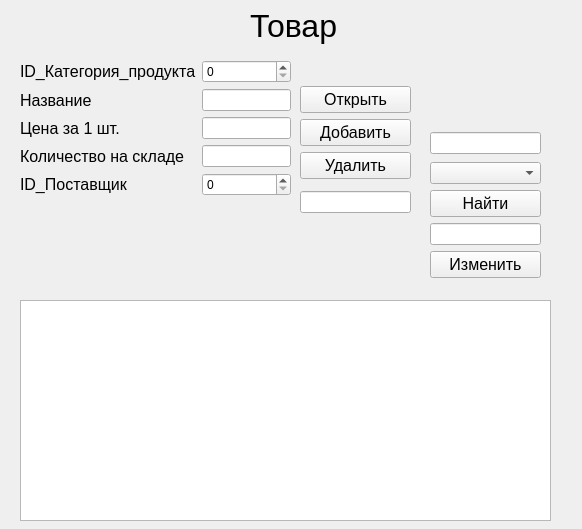
<?xml version="1.0" encoding="UTF-8"?>
<ui version="4.0">
 <class>Tovar</class>
 <widget class="QWidget" name="Tovar">
  <property name="geometry">
   <rect>
    <x>0</x>
    <y>0</y>
    <width>582</width>
    <height>529</height>
   </rect>
  </property>
  <property name="windowTitle">
   <string>Form</string>
  </property>
  <widget class="QTableWidget" name="twTovari">
   <property name="geometry">
    <rect>
     <x>20</x>
     <y>300</y>
     <width>531</width>
     <height>221</height>
    </rect>
   </property>
  </widget>
  <widget class="QWidget" name="layoutWidget">
   <property name="geometry">
    <rect>
     <x>20</x>
     <y>60</y>
     <width>271</width>
     <height>229</height>
    </rect>
   </property>
   <layout class="QFormLayout" name="formLayout">
    <item row="2" column="0">
     <widget class="QLabel" name="label">
      <property name="font">
       <font>
        <pointsize>12</pointsize>
       </font>
      </property>
      <property name="text">
       <string>ID_Категория_продукта</string>
      </property>
     </widget>
    </item>
    <item row="2" column="1">
     <widget class="QSpinBox" name="spProduct"/>
    </item>
    <item row="3" column="1">
     <widget class="QLineEdit" name="lineName"/>
    </item>
    <item row="4" column="0">
     <widget class="QLabel" name="label_3">
      <property name="font">
       <font>
        <pointsize>12</pointsize>
       </font>
      </property>
      <property name="text">
       <string>Цена за 1 шт.</string>
      </property>
     </widget>
    </item>
    <item row="4" column="1">
     <widget class="QLineEdit" name="linePrice"/>
    </item>
    <item row="5" column="1">
     <widget class="QLineEdit" name="lineSclad"/>
    </item>
    <item row="6" column="0">
     <widget class="QLabel" name="label_5">
      <property name="font">
       <font>
        <pointsize>12</pointsize>
       </font>
      </property>
      <property name="text">
       <string>ID_Поставщик</string>
      </property>
     </widget>
    </item>
    <item row="6" column="1">
     <widget class="QSpinBox" name="spPostavshik"/>
    </item>
    <item row="5" column="0">
     <widget class="QLabel" name="label_2">
      <property name="font">
       <font>
        <pointsize>12</pointsize>
       </font>
      </property>
      <property name="text">
       <string>Количество на складе</string>
      </property>
     </widget>
    </item>
    <item row="3" column="0">
     <widget class="QLabel" name="label_4">
      <property name="font">
       <font>
        <pointsize>12</pointsize>
       </font>
      </property>
      <property name="text">
       <string>Название</string>
      </property>
     </widget>
    </item>
   </layout>
  </widget>
  <widget class="QWidget" name="layoutWidget_2">
   <property name="geometry">
    <rect>
     <x>430</x>
     <y>130</y>
     <width>111</width>
     <height>152</height>
    </rect>
   </property>
   <layout class="QVBoxLayout" name="verticalLayout_4">
    <item>
     <widget class="QLineEdit" name="lineFind"/>
    </item>
    <item>
     <layout class="QVBoxLayout" name="verticalLayout_2">
      <item>
       <widget class="QComboBox" name="cbFind"/>
      </item>
      <item>
       <widget class="QPushButton" name="pbFind">
        <property name="font">
         <font>
          <pointsize>12</pointsize>
         </font>
        </property>
        <property name="text">
         <string>Найти</string>
        </property>
       </widget>
      </item>
      <item>
       <widget class="QLineEdit" name="lineChange">
        <property name="font">
         <font>
          <family>MS Shell Dlg 2</family>
          <pointsize>7</pointsize>
          <weight>50</weight>
          <italic>false</italic>
          <bold>false</bold>
         </font>
        </property>
        <property name="whatsThis">
         <string>&lt;html&gt;&lt;head/&gt;&lt;body&gt;&lt;p&gt;fnnnnn&lt;/p&gt;&lt;/body&gt;&lt;/html&gt;</string>
        </property>
        <property name="styleSheet">
         <string notr="true">color: rgb(143, 143, 143);
font: 8pt &quot;MS Shell Dlg 2&quot;;
font: 8pt &quot;MS Shell Dlg 2&quot;;
font: 7pt &quot;MS Shell Dlg 2&quot;;</string>
        </property>
        <property name="text">
         <string/>
        </property>
       </widget>
      </item>
      <item>
       <widget class="QPushButton" name="pdChange">
        <property name="font">
         <font>
          <pointsize>12</pointsize>
         </font>
        </property>
        <property name="text">
         <string>Изменить</string>
        </property>
       </widget>
      </item>
     </layout>
    </item>
   </layout>
  </widget>
  <widget class="QWidget" name="layoutWidget_3">
   <property name="geometry">
    <rect>
     <x>300</x>
     <y>80</y>
     <width>111</width>
     <height>141</height>
    </rect>
   </property>
   <layout class="QVBoxLayout" name="verticalLayout_3">
    <item>
     <layout class="QVBoxLayout" name="verticalLayout">
      <item>
       <widget class="QPushButton" name="pbOpen">
        <property name="font">
         <font>
          <pointsize>12</pointsize>
         </font>
        </property>
        <property name="text">
         <string>Открыть</string>
        </property>
       </widget>
      </item>
      <item>
       <widget class="QPushButton" name="pbAdd">
        <property name="font">
         <font>
          <pointsize>12</pointsize>
         </font>
        </property>
        <property name="text">
         <string>Добавить</string>
        </property>
       </widget>
      </item>
      <item>
       <widget class="QPushButton" name="pbDelet">
        <property name="font">
         <font>
          <pointsize>12</pointsize>
         </font>
        </property>
        <property name="text">
         <string>Удалить</string>
        </property>
       </widget>
      </item>
     </layout>
    </item>
    <item>
     <widget class="QLineEdit" name="lineID">
      <property name="whatsThis">
       <string>&lt;html&gt;&lt;head/&gt;&lt;body&gt;&lt;p&gt;fnnnnn&lt;/p&gt;&lt;/body&gt;&lt;/html&gt;</string>
      </property>
      <property name="styleSheet">
       <string notr="true">color: rgb(143, 143, 143);</string>
      </property>
      <property name="text">
       <string/>
      </property>
     </widget>
    </item>
   </layout>
  </widget>
  <widget class="QLabel" name="label_6">
   <property name="geometry">
    <rect>
     <x>250</x>
     <y>0</y>
     <width>181</width>
     <height>51</height>
    </rect>
   </property>
   <property name="font">
    <font>
     <pointsize>24</pointsize>
    </font>
   </property>
   <property name="text">
    <string>Товар</string>
   </property>
  </widget>
 </widget>
 <resources/>
 <connections/>
</ui>
